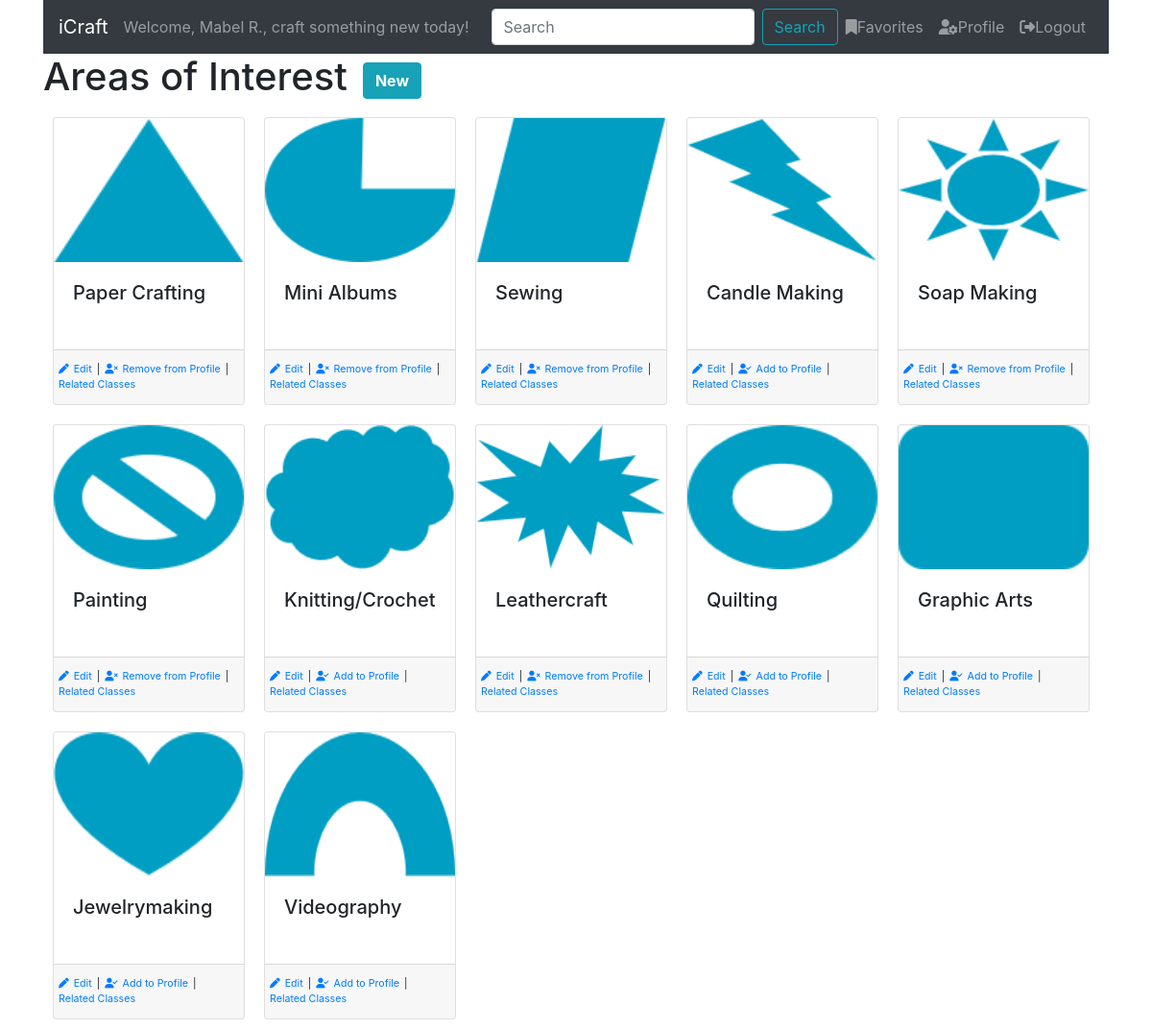
The page /classes/interests (signed in) on the database its author committed.
### login_app/models.py (models this page shows, shortened)
class User(models.Model):
    first_name = models.CharField(max_length=255)
    last_name = models.CharField(max_length=255)
    birth_date = models.DateTimeField(default=datetime.date.today)
    email = models.EmailField(max_length=255)
    password = models.CharField(max_length=255)
    is_admin = models.BooleanField(default=False)
    created_at = models.DateTimeField(auto_now_add = True)
    updated_at = models.DateTimeField(auto_now = True)
    objects = UserManager()
    def first_name_last_initial(self):
        return f'{self.first_name} {self.last_name[0]}.'

### classes/models.py (models this page shows, shortened)
class Interest(models.Model):
    name = models.CharField(max_length=50)
    description =  models.TextField(blank=True)
    created_at = models.DateTimeField(auto_now_add = True)
    updated_at = models.DateTimeField(auto_now = True)

### classes/views.py (the view)
# urls.py: path('interests', views.interests, name="interests"),
def interests(request):
    if (not 'user_id' in request.session.keys()) or (request.session['user_id'] == ''):
        return redirect('/')
    user = User.objects.get(id=request.session['user_id'])
    interests = Interest.objects.all()
    context = {
        'user': user,
        'areas_of_interest' : interests,
    }
    return render(request, 'classes/interests.html', context)

### classes/templates/classes/interests.html
{% extends 'classes/base.html' %}
{% block content %}
    <div class="header d-flex align-items-center">
        <h1 class="mr-3">Areas of Interest</h1>
        <a href="{% url 'classes:get_interest' %}" class="btn btn-info" role="button" style="font-weight:bold;">New</a>
    </div>
    {% include 'classes/card-interest.html' %}
{% endblock content %}

### classes/templates/classes/base.html (shortened to what this page needs)
<!DOCTYPE html>
<html lang="en">
<head>
    {% load static %}
    <link rel="stylesheet" href="https://stackpath.bootstrapcdn.com/bootstrap/4.5.0/css/bootstrap.min.css">
    <link rel="stylesheet" href="{% static 'classes/style.css' %}">
</head>
<body>
    <div class="container main">
        <nav class="navbar navbar-expand-md navbar-dark bg-dark ">
            <a class="navbar-brand" href="{% url 'classes:index' %}" title="Craft something new today!">iCraft</a>
            <span class="navbar-text">Welcome, {{ user.first_name_last_initial }}, craft something new today!</span>
            <div class="collapse navbar-collapse d-flex justify-content-end" id="navbarNav">
                <form method="GET" action="." class="search-form form-inline my-2 my-lg-0">
                    <input class="form-control mr-sm-2" type="search" name="q" placeholder="Search" aria-label="Search">
                    <button class="btn btn-outline-info my-2 my-sm-0" type="submit">Search</button>
                </form>
                <ul class="navbar-nav">
                    <li class="nav-item">
                        <a href="{% url 'classes:favorite_classes' %}" class="nav-link"><i class="fas fa-bookmark"></i>Favorites</a>
                    </li>
                    <li class="nav-item">
                        <a href="{% url 'login_app:user_profile' profiled_user_id=user.id %}" class="nav-link"><i class="fas fa-user-cog"></i>Profile</a>
                    </li>
                    <li class="nav-item">
                        {% block login %}<a href="{% url 'login_app:logout' %}" class="nav-link"><i class="fas fa-sign-out-alt"></i>Logout</a>{% endblock %}
                    </li>
                </ul>
            </div>
        </nav>
        {% block content %}
        {% endblock %}
    </div>
</body>
</html>

### classes/templates/classes/card-interest.html
{% load static %}
<div class="container interests">
    <div class="row">
        {% for interest in areas_of_interest.all %}
        <div class="card interest">
            <img src="{% get_static_prefix %}classes/images/interests{{ interest.id }}-selected.png" class="card-img-top" alt="{{ interest.name }}" title="{{ interest.name }}"></a>
            <div class="card-body">
                <h5 class="card-title">{{ interest.name }}</h5>
            </div>
            <div class="card-footer">
                <ul class="actions">
                    <li class="action">
                        <a href="{% url 'classes:update_interest' interest_id=interest.id %}">
                            <i class="fas fa-pen"></i>Edit
                        </a>
                    </li>
                    {% if interest in user.profile.areas_of_interest.all %}
                    <li class="action" title="Not interested. Remove from my profile.">
                        <a href="{% url 'classes:remove_interest' interest_id=interest.id %}">
                            <i class="fas fa-user-times"></i>Remove from Profile
                        </a>
                    </li>
                    {% else %}
                    <li class="action" title="I like this area. Add it to my bio.">
                        <a href="{% url 'classes:add_interest' interest_id=interest.id %}">
                            <i class="fas fa-user-check"></i>Add to Profile
                        </a>
                    </li>
                    {% endif %}
                    <li class="action">
                        <a href="{% url 'classes:interest_classes' interest_id=interest.id %}">
                            Related Classes
                        </a>
                    </li>
                </ul>
            </div>
        </div>
        {% endfor %}
    </div>
</div>

### classes/static/classes/style.css (style rules this page uses)
* { box-sizing: border-box; }
.card { position: relative; width: 300px; height: 395px; }
.card-body { position: relative; }
.card-img-top { max-height: 175px; }
.card.interest { width: 200px; height: 300px; margin: 10px; }
.card.interest .card-img-top { height: 150px; }
ul.actions li { display: inline-block; text-decoration: none; }
ul.actions li::after { content: ' | '; margin-left: 2px; margin-right: 2px; }
ul.actions li:last-child::after { content: ''; }
.card.interest .card-footer { display: flex; justify-content: center; padding: 12px 5px; font-size: 8pt !important; }
ul.actions { margin: 0; padding: 0; }
ul.actions .fas { margin-right: 5px; }

### rows shown on the page
User: first_name_last_initial "Mabel R."
Interest: shows a picture, name "Paper Crafting", shows "Remove from Profile"
Interest: shows a picture, name "Mini Albums", shows "Remove from Profile"
Interest: shows a picture, name "Sewing", shows "Remove from Profile"
Interest: shows a picture, name "Candle Making", shows "Add to Profile"
Interest: shows a picture, name "Soap Making", shows "Remove from Profile"
Interest: shows a picture, name "Painting", shows "Remove from Profile"
Interest: shows a picture, name "Knitting/Crochet", shows "Add to Profile"
Interest: shows a picture, name "Leathercraft", shows "Remove from Profile"
Interest: shows a picture, name "Quilting", shows "Add to Profile"
Interest: shows a picture, name "Graphic Arts", shows "Add to Profile"
Interest: shows a picture, name "Jewelrymaking", shows "Add to Profile"
Interest: shows a picture, name "Videography", shows "Add to Profile"
